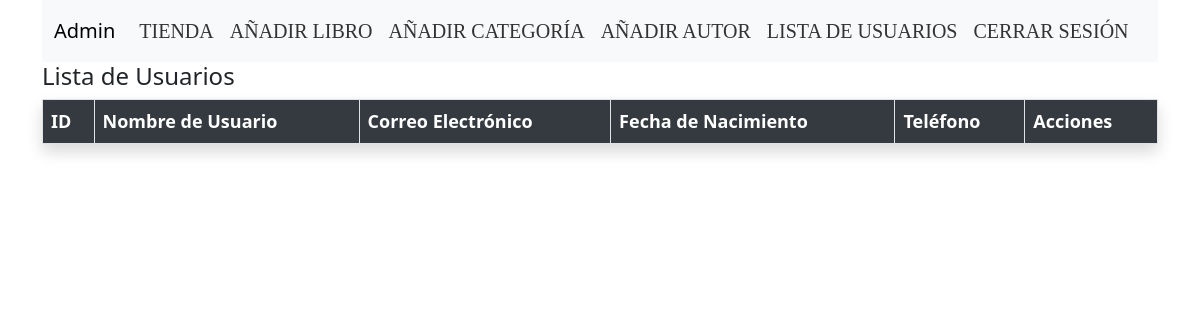
The app's page /views/ListaUsuarios.php (signed in), older data.
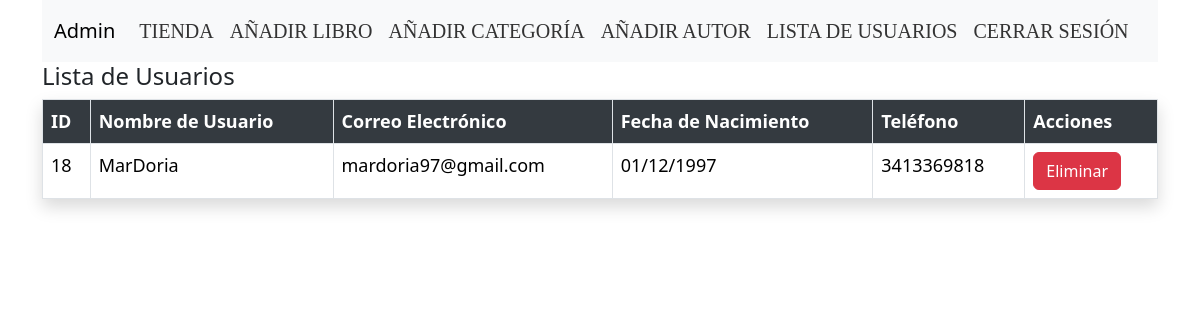
The same page, newer data.
### tables this page shows
CREATE TABLE `usuarios` (
  `id` int(11) NOT NULL,
  `nombre_usuario` varchar(255) NOT NULL,
  `correo_electronico` varchar(255) NOT NULL,
  `contrasena` varchar(255) NOT NULL,
  `fecha_nacimiento` date NOT NULL,
  `telefono` varchar(20) NOT NULL
);

### models/UsuarioConsultas.php (called while the page is built, shortened)
<?php
class Usuarios {
    private $conn;
    public function __construct($conn) {
        $this->conn = $conn;
    }
    public function obtenerUsuarios() {
        $sql = "SELECT * FROM usuarios";
        $stmt = $this->conn->query($sql);
        return $stmt->fetchAll(PDO::FETCH_ASSOC);
    }
}
?>

### views/ListaUsuarios.php (the view, shortened to what this page needs)
<?php
include "../db_conexion.php";
include "../models/UsuarioConsultas.php";
$modeloUsuarios = new Usuarios($conn);
$usuarios = $modeloUsuarios->obtenerUsuarios();
?>
<!DOCTYPE html>
<html lang="es">
<head>
    <link href="https://cdn.jsdelivr.net/npm/bootstrap@5.3.2/dist/css/bootstrap.min.css" rel="stylesheet">
    <link rel="stylesheet" type="text/css" href="https://cdn.datatables.net/1.11.10/css/jquery.dataTables.css">
    <link href="../css/estilos-admin.css" rel="stylesheet">
</head>
<body>
    <div class="container">
        <nav class="navbar navbar-expand-lg navbar-light bg-light">
            <div class="container-fluid">
                <a class="navbar-brand" href="MenuAdministrador.php">Admin</a>
                <div class="collapse navbar-collapse" id="navbarNav">
                    <ul class="navbar-nav ml-auto">
                        <li class="nav-item">
                            <a class="nav-link" href="../index.php">Tienda</a>
                        </li>
                        <li class="nav-item">
                            <a class="nav-link" href="../anadir-libro.php">Añadir Libro</a>
                        </li>
                        <li class="nav-item">
                            <a class="nav-link" href="AnadirCategoria.php">Añadir Categoría</a>
                        </li>
                        <li class="nav-item">
                            <a class="nav-link" href="AnadirAutor.php">Añadir Autor</a>
                        </li>
                        <li class "nav-item">
                            <a class="nav-link disabled" href="ListaUsuarios.php">Lista de Usuarios</a>
                        </li>
                        <li class="nav-item">
                            <a class="nav-link" href="../logout.php">Cerrar Sesión</a>
                        </li>
                    </ul>
                </div>
            </div>
        </nav>
        <h4>Lista de Usuarios</h4>
        <table id="usuarios-table" class="table table-bordered shadow">
            <thead>
                <tr>
                    <th>ID</th>
                    <th>Nombre de Usuario</th>
                    <th>Correo Electrónico</th>
                    <th>Fecha de Nacimiento</th>
                    <th>Teléfono</th>
                    <th>Acciones</th>
                </tr>
            </thead>
            <tbody>
            <?php foreach ($usuarios as $usuario) { ?>
                <tr>
                    <td><?php echo $usuario['id']; ?></td>
                    <td><?php echo $usuario['nombre_usuario']; ?></td>
                    <td><?php echo $usuario['correo_electronico']; ?></td>
                    <td><?php echo date('d/m/Y', strtotime($usuario['fecha_nacimiento'])); ?></td>
                    <td><?php echo $usuario['telefono']; ?></td>
                    <td>
                        <a href="../controller/EliminarUsuarios.php?id=<?= $usuario['id'] ?>" class="btn btn-danger">Eliminar</a>
                    </td>
                </tr>
            <?php } ?>
            </tbody>
        </table>
    </div>
</body>
</html>

Row changes from the older to the newer data that the page shows:
added usuarios: id "18", nombre_usuario "MarDoria", correo_electronico "mardoria97@gmail.com", fecha_nacimiento "01/12/1997", telefono "3413369818"
